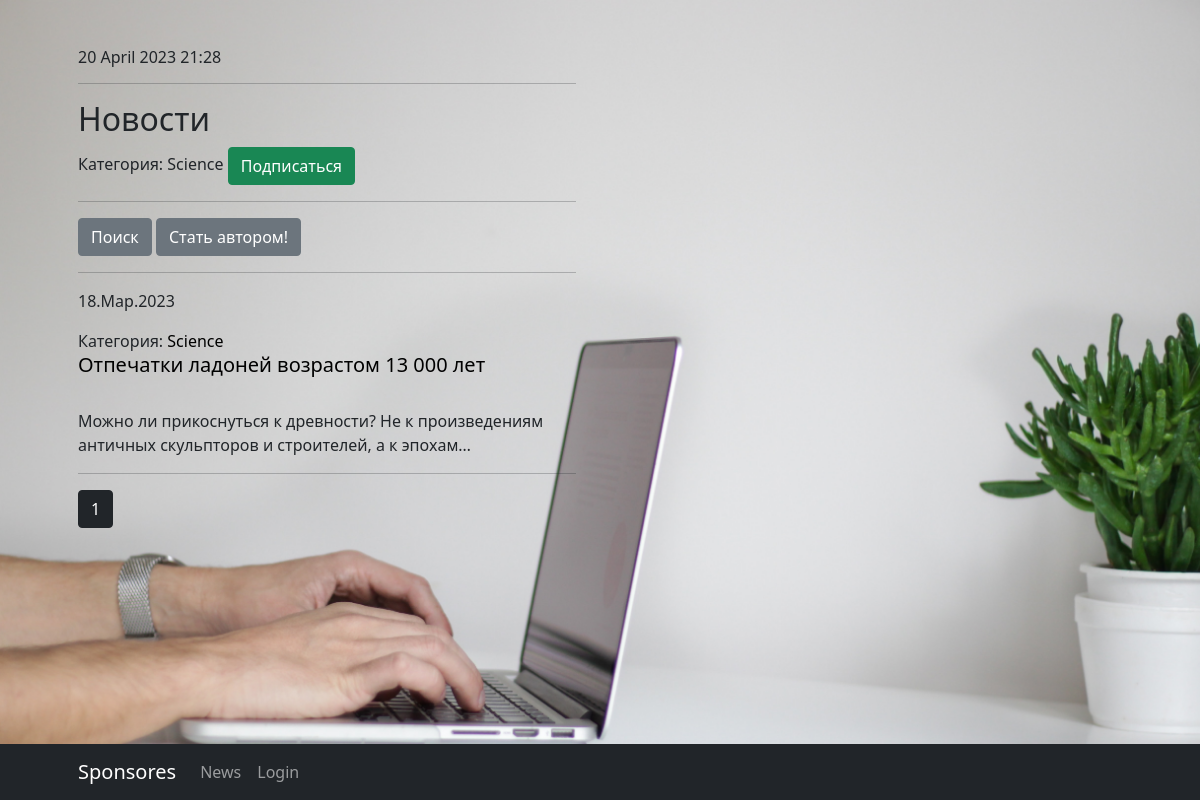
The app's page /news/categories/2, older data.
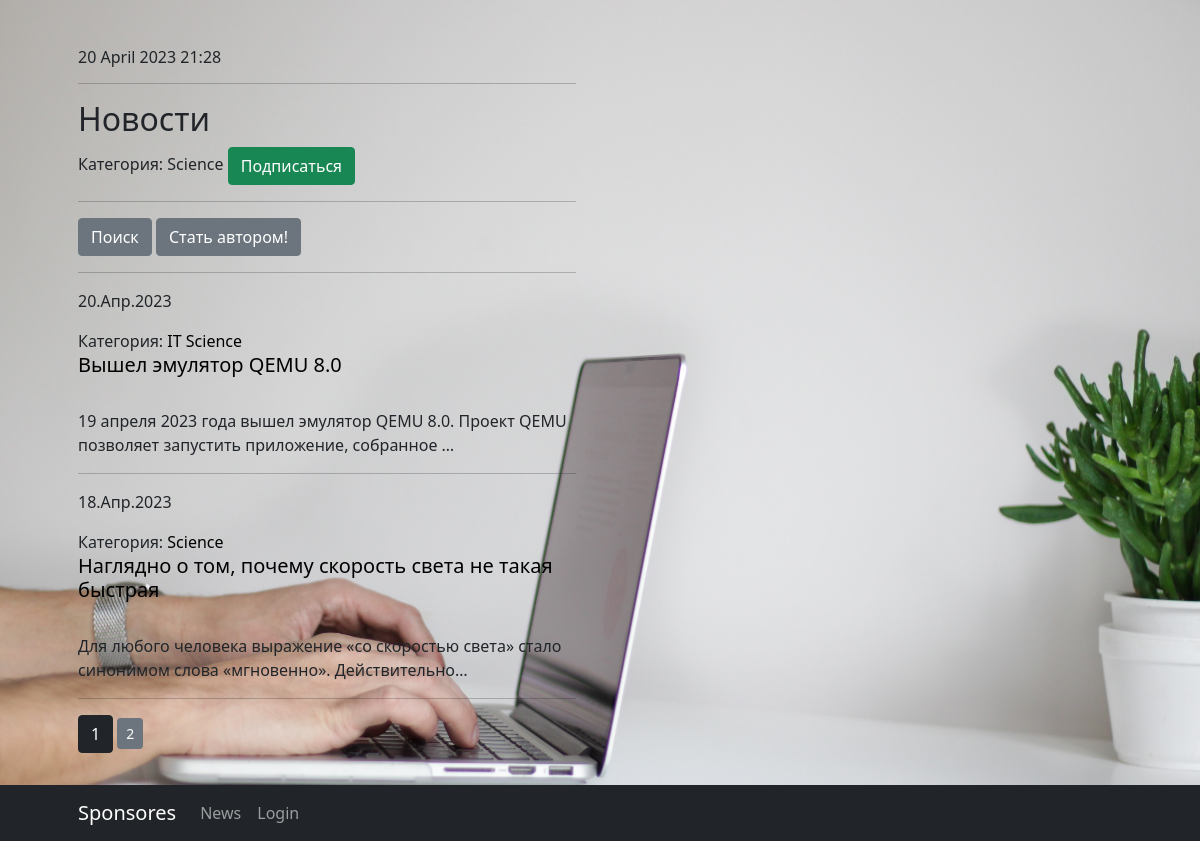
The same page, newer data.
### News/models.py (models this page shows, shortened)
class Post(models.Model):
    NEWS = 'NE'
    ARTICLE = 'AR'
    POSTTYPES = [
        (NEWS, 'Новость'),
        (ARTICLE, 'Статья'),
    ]
    post_author = models.ForeignKey(Author, on_delete=models.CASCADE, verbose_name='Автор')
    post_type = models.CharField(max_length=2, choices=POSTTYPES, default=NEWS, verbose_name='Тип поста')
    post_time_in = models.DateTimeField(auto_now_add=True, verbose_name='Дата публикации')
    post_category = models.ManyToManyField(Category, through='PostCategory', verbose_name='Категория поста')
    post_title = models.CharField(max_length=255, verbose_name='Заголовок')
    post_text = models.TextField(verbose_name='Текст')
    post_rating = models.FloatField(default=0, verbose_name='Рейтинг')
    class Meta:
        verbose_name = 'Пост'
        verbose_name_plural = 'Посты'
        ordering = ['-post_time_in']

class Category(models.Model):
    category_name = models.CharField(max_length=255, unique=True)
    subscribers = models.ManyToManyField(User, related_name='categories')
    def __str__(self):
        return f'{self.category_name}'
    class Meta:
        verbose_name = 'Категория'
        verbose_name_plural = 'Категории'

### News/views.py (the view)
# urls.py: path('categories/<int:pk>', CategoryListView.as_view(), name='category_list'),
class CategoryListView(ListView):
    model = Post
    ordering = '-post_time_in'
    template_name = 'category_list.html'
    context_object_name = 'category_news_list'
    paginate_by = 2
    def get_queryset(self):
        self.post_category = get_object_or_404(Category, id=self.kwargs['pk'])
        queryset = Post.objects.filter(post_category=self.post_category).order_by('-post_time_in')
        return queryset
    def get_context_data(self, **kwargs):
        context = super().get_context_data(**kwargs)
        context['is_not_subscriber'] = self.request.user not in self.post_category.subscribers.all()
        context['category'] = self.post_category
        return context

### News/templatetags/custom_filters.py (called while the page is built)
@register.filter()
def censor(text):
    bad_words = ['bad', 'author', 'better', 'but', 'отпуск', 'Росси']
    if type(text) == str:
        for i in bad_words:
            text = text.replace(i[1:], '*' * len(i[1:]))
    return text

### News/templatetags/custom_tags.py (called while the page is built)
@register.simple_tag()
def current_time(format_string='%d %B %Y %H:%M'):
    return datetime.now().strftime(format_string)

@register.simple_tag(takes_context=True)
def url_replace(context, **kwargs):
    d = context['request'].GET.copy()
    for k, v in kwargs.items():
        d[k] = v
    return d.urlencode()

### News/templates/category_list.html (shortened to what this page needs)
{% extends 'flatpages/default.html' %}
{% load custom_filters %}
{% load custom_tags %}
{% block content %}
    <h6>{% current_time %}</h6>
    <hr>
    <h2>Новости</h2>
    Категория: {{category.category_name}}
    {% if is_not_subscriber %}
        <a href="{% url 'subscribe' category.id %}" class="btn btn-success">Подписаться</a>
    {% else %}
        <a href="{% url 'unsubscribe' category.id %}" class="btn btn-danger">Отписаться</a>
    {% endif %}
    <hr>
    <a class="btn btn-secondary" href="{% url 'post_search' %}">Поиск</a>
    {% if not is_author %}
        <a class="btn btn-secondary" href="{% url 'account_upgrade' %}">Стать автором!</a>
    {% endif %}
    <hr>
    {% if category_news_list %}
        {% for post in category_news_list %}
            <p>{{ post.post_time_in|date:'d.M.Y'}}</p>
            Категория: {% for cat in post.post_category.all %}
            <a class="mylink" href="{% url 'category_list' cat.id %}">{{ cat }}
            {% endfor %}
            <a class="mylink" href="/news/{{ post.id }}"><h5>{{ post.post_title|censor }}</h5></a>
            <br>
            <p>{{ post.post_text|truncatechars:100|censor }}</p>
            <hr>
        {% endfor %}
    {% else %}
        <h2>Новостей нет!</h2>
    {% endif %}
   <a class="btn btn-dark">{{ page_obj.number }}</a>
   {% if page_obj.has_next %}
       <a class="btn btn-secondary btn-sm" href="?{% url_replace page=page_obj.next_page_number %}">{{ page_obj.next_page_number }}</a>
   {% endif %}
{% endblock content %}

Row changes from the older to the newer data that the page shows:
no longer on this page (row unchanged): Post: post_time_in "18.Мар.2023", post_title|censor "Отпечатки ладоней возрастом 13 000 лет", post_text|censor "Можно ли прикоснуться к древности? Не к произведениям античных скульпторов и строителей, а к эпохам…", Category (category_name "Science")
added Post: post_time_in "20.Апр.2023", post_title|censor "Вышел эмулятор QEMU 8.0", post_text|censor "19 апреля 2023 года вышел эмулятор QEMU 8.0. Проект QEMU позволяет запустить приложение, собранное …", Category (category_name "Science")
now on this page (row unchanged): Category: category_name "IT", shown under "20.Апр.2023"
added Post: post_time_in "18.Апр.2023", post_title|censor "Наглядно о том, почему скорость света не такая быстрая", post_text|censor "Для любого человека выражение «со скоростью света» стало синонимом слова «мгновенно». Действительно…", Category (category_name "Science")
Text that changed along with them:
{{ page_obj.next_page_number }}: (not shown) → "2"
